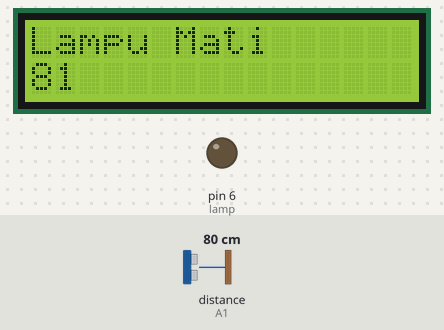
A sketch run on a simulated Arduino Uno, built with avr-gcc and run on an emulated ATmega328P. Parts: 16×2 character LCD, output pins drawn as LEDs (lit = HIGH). The test bench sets the inputs (shaded band); at power-on: distance to the obstacle (sensor on A1) 80 cm. The echo pulse lasts 58.3 µs per cm; what the sketch prints to the serial monitor is not drawn.

Above: at 1.2 s.
1.3 s: distance to the obstacle (sensor on A1) set to 7 cm
At 2.8 s:
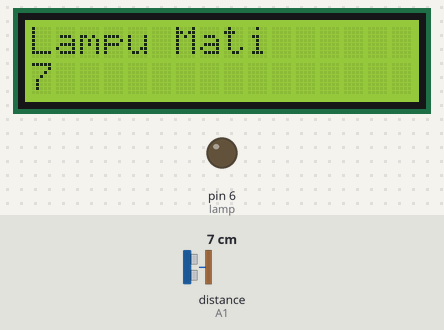
3.1 s: distance to the obstacle (sensor on A1) set to 4 cm
At 4.3 s:
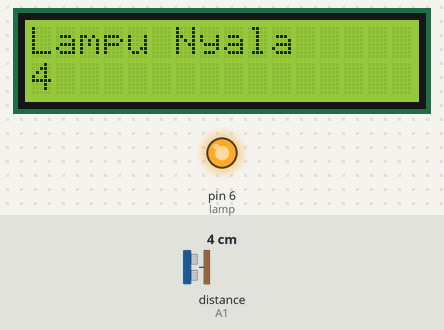
4.6 s: distance to the obstacle (sensor on A1) set to 2 cm
At 6.1 s:
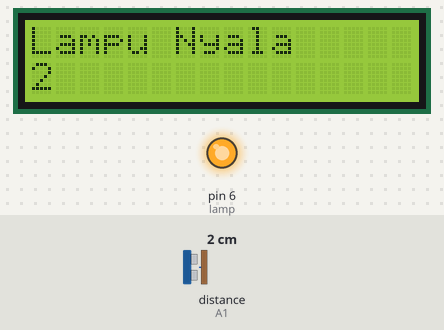
Timing chart, 0 to 7.6 s (numbered marks = the images above; inputs shaded):
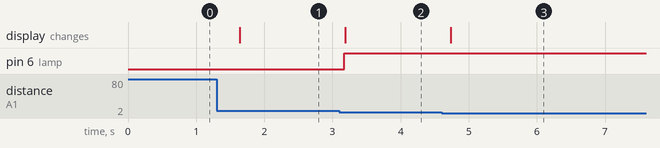

The sketch:

High-Surface_Water_ControlSystemwithModulandMicrocontroller.ino
```cpp
#include <Wire.h>
#include <LiquidCrystal_I2C.h>
#include <NewPing.h>
#include <Wire.h>
LiquidCrystal_I2C lcd = LiquidCrystal_I2C(0x27, 16, 2);
#define TRIGGER_PIN A0 // Memberi nama variabel pin A0 menjadi TRIGGER_PIN
#define ECHO_PIN A1 // Memberi nama variabel pin A1 menjadi ECHO
#define MAX_DISTANCE 200 // Membatasi jarak maksimum 200
NewPing sonar(TRIGGER_PIN, ECHO_PIN, MAX_DISTANCE);
int lamp = 6; // // Memberi nama variabel pin D6 menjadi lamp
int nilai; //
void setup() {
  Serial.begin(9600);
  pinMode(lamp, OUTPUT); // Menentukan pin lamp menjadi pin Output
  lcd.init();
  lcd.backlight();
}
void loop() {
  nilai = sonar.ping_cm();
  Serial.println(nilai);
  if (nilai <= 5) { // jikalau besar nilai <= 5cm
    digitalWrite(lamp, HIGH);
    lcd.clear();
    lcd.print("Lampu Nyala");
    lcd.setCursor(0, 1);
    lcd.print(nilai);
  }
  else { // kecuali kondisi diatas
    digitalWrite(lamp, LOW);
    lcd.clear();
    lcd.print("Lampu Mati");
    lcd.setCursor(0, 1);
    lcd.print(nilai);
  }
  delay(500);
}
```

Measured:
- the behaviour switches between 6 and 5 cm on distance to the obstacle (sensor on A1) (found by bisection; images 1 and 2)
- after the input at 1.3 s, the display: changes after 0.34 s (image 1)
- after the input at 3.1 s, pin 6 (lamp): LOW → HIGH after 0.07 s; the display: changes after 0.09 s (image 2)
- after the input at 4.6 s, the display: changes after 0.13 s (image 3)
